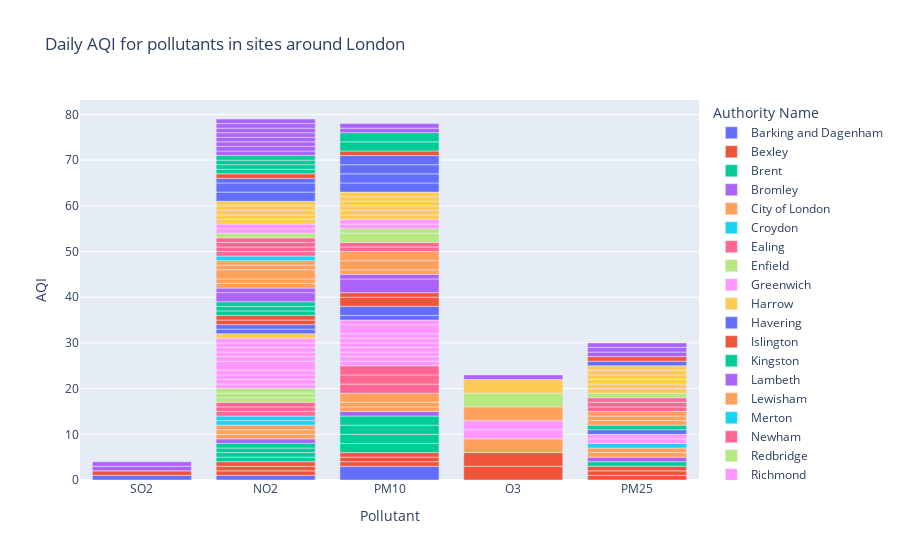

Write notebook code for a chart like this one.
### Code cell
import plotly as py 
import plotly.express as px 
import plotly.graph_objs as go

fig = px.bar(dailyaqi, x = "Pollutant", y = "AQI", color = "Authority Name", title = "Daily AQI for pollutants in sites around London")
fig.show()

### Figure 1 — Plotly figure (JSON) as saved in the notebook; plotly's stock layout.template omitted (floating-point values rounded to 4 significant figures)
{"data": [{"alignmentgroup": "True", "hovertemplate": "Authority Name=Barking and Dagenham<br>Pollutant=%{x}<br>AQI=%{y}<extra></extra>", "legendgroup": "Barking and Dagenham", "marker": {"color": "#636efa", "pattern": {"shape": ""}}, "name": "Barking and Dagenham", "offsetgroup": "Barking and Dagenham", "orientation": "v", "showlegend": true, "textposition": "auto", "type": "bar", "x": ["SO2", "NO2", "PM10"], "xaxis": "x", "y": [1, 1, 3], "yaxis": "y"}, {"alignmentgroup": "True", "hovertemplate": "Authority Name=Bexley<br>Pollutant=%{x}<br>AQI=%{y}<extra></extra>", "legendgroup": "Bexley", "marker": {"color": "#EF553B", "pattern": {"shape": ""}}, "name": "Bexley", "offsetgroup": "Bexley", "orientation": "v", "showlegend": true, "textposition": "auto", "type": "bar", "x": ["NO2", "O3", "PM10", "PM25", "PM10", "PM25", "NO2", "O3", "SO2", "NO2", "PM10", "PM25"], "xaxis": "x", "y": [1, 3, 1, 1, 1, 1, 1, 3, 1, 1, 1, 1], "yaxis": "y"}, {"alignmentgroup": "True", "hovertemplate": "Authority Name=Brent<br>Pollutant=%{x}<br>AQI=%{y}<extra></extra>", "legendgroup": "Brent", "marker": {"color": "#00cc96", "pattern": {"shape": ""}}, "name": "Brent", "offsetgroup": "Brent", "orientation": "v", "showlegend": true, "textposition": "auto", "type": "bar", "x": ["NO2", "PM10", "PM25", "NO2", "PM10", "NO2", "PM10", "NO2", "PM10"], "xaxis": "x", "y": [1, 2, 1, 1, 2, 1, 2, 1, 2], "yaxis": "y"}, {"alignmentgroup": "True", "hovertemplate": "Authority Name=Bromley<br>Pollutant=%{x}<br>AQI=%{y}<extra></extra>", "legendgroup": "Bromley", "marker": {"color": "#ab63fa", "pattern": {"shape": ""}}, "name": "Bromley", "offsetgroup": "Bromley", "orientation": "v", "showlegend": true, "textposition": "auto", "type": "bar", "x": ["NO2", "PM10", "PM25"], "xaxis": "x", "y": [1, 1, 1], "yaxis": "y"}, {"alignmentgroup": "True", "hovertemplate": "Authority Name=City of London<br>Pollutant=%{x}<br>AQI=%{y}<extra></extra>", "legendgroup": "City of London", "marker": {"color": "#FFA15A", "pattern": {"shape": ""}}, "name": "City of London", "offsetgroup": "City of London", "orientation": "v", "showlegend": true, "textposition": "auto", "type": "bar", "x": ["PM25", "NO2", "PM10", "PM25", "NO2", "PM10", "O3", "NO2", "PM10"], "xaxis": "x", "y": [1, 1, 1, 1, 1, 1, 3, 1, 2], "yaxis": "y"}, {"alignmentgroup": "True", "hovertemplate": "Authority Name=Croydon<br>Pollutant=%{x}<br>AQI=%{y}<extra></extra>", "legendgroup": "Croydon", "marker": {"color": "#19d3f3", "pattern": {"shape": ""}}, "name": "Croydon", "offsetgroup": "Croydon", "orientation": "v", "showlegend": true, "textposition": "auto", "type": "bar", "x": ["NO2", "NO2", "PM25"], "xaxis": "x", "y": [1, 1, 1], "yaxis": "y"}, {"alignmentgroup": "True", "hovertemplate": "Authority Name=Ealing<br>Pollutant=%{x}<br>AQI=%{y}<extra></extra>", "legendgroup": "Ealing", "marker": {"color": "#FF6692", "pattern": {"shape": ""}}, "name": "Ealing", "offsetgroup": "Ealing", "orientation": "v", "showlegend": true, "textposition": "auto", "type": "bar", "x": ["NO2", "PM10", "NO2", "NO2", "PM10", "PM10"], "xaxis": "x", "y": [1, 2, 1, 1, 2, 2], "yaxis": "y"}, {"alignmentgroup": "True", "hovertemplate": "Authority Name=Enfield<br>Pollutant=%{x}<br>AQI=%{y}<extra></extra>", "legendgroup": "Enfield", "marker": {"color": "#B6E880", "pattern": {"shape": ""}}, "name": "Enfield", "offsetgroup": "Enfield", "orientation": "v", "showlegend": true, "textposition": "auto", "type": "bar", "x": ["NO2", "NO2", "NO2"], "xaxis": "x", "y": [1, 1, 1], "yaxis": "y"}, {"alignmentgroup": "True", "hovertemplate": "Authority Name=Greenwich<br>Pollutant=%{x}<br>AQI=%{y}<extra></extra>", "legendgroup": "Greenwich", "marker": {"color": "#FF97FF", "pattern": {"shape": ""}}, "name": "Greenwich", "offsetgroup": "Greenwich", "orientation": "v", "showlegend": true, "textposition": "auto", "type": "bar", "x": ["PM25", "NO2", "O3", "PM10", "NO2", "PM10", "NO2", "O3", "PM10", "NO2", "PM10", "NO2", "PM10", "NO2", "PM10", "PM25", "NO2", "PM10", "NO2", "PM10", "NO2", "PM10", "NO2"], "xaxis": "x", "y": [1, 1, 2, 1, 1, 1, 1, 2, 1, 1, 1, 2, 1, 1, 1, 1, 1, 1, 1, 2, 1, 1, 1], "yaxis": "y"}, {"alignmentgroup": "True", "hovertemplate": "Authority Name=Harrow<br>Pollutant=%{x}<br>AQI=%{y}<extra></extra>", "legendgroup": "Harrow", "marker": {"color": "#FECB52", "pattern": {"shape": ""}}, "name": "Harrow", "offsetgroup": "Harrow", "orientation": "v", "showlegend": true, "textposition": "auto", "type": "bar", "x": ["NO2"], "xaxis": "x", "y": [1], "yaxis": "y"}, {"alignmentgroup": "True", "hovertemplate": "Authority Name=Havering<br>Pollutant=%{x}<br>AQI=%{y}<extra></extra>", "legendgroup": "Havering", "marker": {"color": "#636efa", "pattern": {"shape": ""}}, "name": "Havering", "offsetgroup": "Havering", "orientation": "v", "showlegend": true, "textposition": "auto", "type": "bar", "x": ["NO2", "PM10", "PM25", "NO2", "PM10"], "xaxis": "x", "y": [1, 1, 1, 1, 2], "yaxis": "y"}, {"alignmentgroup": "True", "hovertemplate": "Authority Name=Islington<br>Pollutant=%{x}<br>AQI=%{y}<extra></extra>", "legendgroup": "Islington", "marker": {"color": "#EF553B", "pattern": {"shape": ""}}, "name": "Islington", "offsetgroup": "Islington", "orientation": "v", "showlegend": true, "textposition": "auto", "type": "bar", "x": ["NO2", "PM10", "NO2", "PM10"], "xaxis": "x", "y": [1, 2, 1, 1], "yaxis": "y"}, {"alignmentgroup": "True", "hovertemplate": "Authority Name=Kingston<br>Pollutant=%{x}<br>AQI=%{y}<extra></extra>", "legendgroup": "Kingston", "marker": {"color": "#00cc96", "pattern": {"shape": ""}}, "name": "Kingston", "offsetgroup": "Kingston", "orientation": "v", "showlegend": true, "textposition": "auto", "type": "bar", "x": ["NO2", "PM25", "NO2", "NO2"], "xaxis": "x", "y": [1, 1, 1, 1], "yaxis": "y"}, {"alignmentgroup": "True", "hovertemplate": "Authority Name=Lambeth<br>Pollutant=%{x}<br>AQI=%{y}<extra></extra>", "legendgroup": "Lambeth", "marker": {"color": "#ab63fa", "pattern": {"shape": ""}}, "name": "Lambeth", "offsetgroup": "Lambeth", "orientation": "v", "showlegend": true, "textposition": "auto", "type": "bar", "x": ["NO2", "NO2", "PM10", "SO2", "PM10"], "xaxis": "x", "y": [2, 1, 3, 1, 1], "yaxis": "y"}, {"alignmentgroup": "True", "hovertemplate": "Authority Name=Lewisham<br>Pollutant=%{x}<br>AQI=%{y}<extra></extra>", "legendgroup": "Lewisham", "marker": {"color": "#FFA15A", "pattern": {"shape": ""}}, "name": "Lewisham", "offsetgroup": "Lewisham", "orientation": "v", "showlegend": true, "textposition": "auto", "type": "bar", "x": ["NO2", "O3", "PM10", "PM25", "NO2", "PM10", "PM25", "NO2", "PM10", "NO2", "PM25", "NO2"], "xaxis": "x", "y": [1, 3, 1, 1, 1, 2, 1, 2, 2, 1, 1, 1], "yaxis": "y"}, {"alignmentgroup": "True", "hovertemplate": "Authority Name=Merton<br>Pollutant=%{x}<br>AQI=%{y}<extra></extra>", "legendgroup": "Merton", "marker": {"color": "#19d3f3", "pattern": {"shape": ""}}, "name": "Merton", "offsetgroup": "Merton", "orientation": "v", "showlegend": true, "textposition": "auto", "type": "bar", "x": ["NO2"], "xaxis": "x", "y": [1], "yaxis": "y"}, {"alignmentgroup": "True", "hovertemplate": "Authority Name=Newham<br>Pollutant=%{x}<br>AQI=%{y}<extra></extra>", "legendgroup": "Newham", "marker": {"color": "#FF6692", "pattern": {"shape": ""}}, "name": "Newham", "offsetgroup": "Newham", "orientation": "v", "showlegend": true, "textposition": "auto", "type": "bar", "x": ["NO2", "PM10", "PM25", "NO2", "PM10", "PM25", "NO2", "NO2", "PM25"], "xaxis": "x", "y": [1, 1, 1, 1, 1, 1, 1, 1, 1], "yaxis": "y"}, {"alignmentgroup": "True", "hovertemplate": "Authority Name=Redbridge<br>Pollutant=%{x}<br>AQI=%{y}<extra></extra>", "legendgroup": "Redbridge", "marker": {"color": "#B6E880", "pattern": {"shape": ""}}, "name": "Redbridge", "offsetgroup": "Redbridge", "orientation": "v", "showlegend": true, "textposition": "auto", "type": "bar", "x": ["NO2", "PM10", "O3", "PM10", "PM25"], "xaxis": "x", "y": [1, 2, 3, 1, 1], "yaxis": "y"}, {"alignmentgroup": "True", "hovertemplate": "Authority Name=Richmond<br>Pollutant=%{x}<br>AQI=%{y}<extra></extra>", "legendgroup": "Richmond", "marker": {"color": "#FF97FF", "pattern": {"shape": ""}}, "name": "Richmond", "offsetgroup": "Richmond", "orientation": "v", "showlegend": true, "textposition": "auto", "type": "bar", "x": ["NO2", "PM10", "NO2", "PM10"], "xaxis": "x", "y": [1, 1, 1, 1], "yaxis": "y"}, {"alignmentgroup": "True", "hovertemplate": "Authority Name=Southwark<br>Pollutant=%{x}<br>AQI=%{y}<extra></extra>", "legendgroup": "Southwark", "marker": {"color": "#FECB52", "pattern": {"shape": ""}}, "name": "Southwark", "offsetgroup": "Southwark", "orientation": "v", "showlegend": true, "textposition": "auto", "type": "bar", "x": ["NO2", "O3", "PM10", "PM25", "NO2", "PM10", "PM25", "PM10", "PM25", "NO2", "PM10", "PM25", "NO2", "PM10", "PM25", "NO2", "PM10", "PM25"], "xaxis": "x", "y": [1, 3, 1, 1, 1, 1, 1, 1, 1, 1, 1, 1, 1, 1, 1, 1, 1, 1], "yaxis": "y"}, {"alignmentgroup": "True", "hovertemplate": "Authority Name=Sutton<br>Pollutant=%{x}<br>AQI=%{y}<extra></extra>", "legendgroup": "Sutton", "marker": {"color": "#636efa", "pattern": {"shape": ""}}, "name": "Sutton", "offsetgroup": "Sutton", "orientation": "v", "showlegend": true, "textposition": "auto", "type": "bar", "x": ["NO2", "PM10", "PM10", "PM25", "NO2", "PM10", "NO2", "PM10"], "xaxis": "x", "y": [2, 2, 2, 1, 2, 2, 1, 2], "yaxis": "y"}, {"alignmentgroup": "True", "hovertemplate": "Authority Name=Tower Hamlets<br>Pollutant=%{x}<br>AQI=%{y}<extra></extra>", "legendgroup": "Tower Hamlets", "marker": {"color": "#EF553B", "pattern": {"shape": ""}}, "name": "Tower Hamlets", "offsetgroup": "Tower Hamlets", "orientation": "v", "showlegend": true, "textposition": "auto", "type": "bar", "x": ["NO2", "PM10", "PM25"], "xaxis": "x", "y": [1, 1, 1], "yaxis": "y"}, {"alignmentgroup": "True", "hovertemplate": "Authority Name=Wandsworth<br>Pollutant=%{x}<br>AQI=%{y}<extra></extra>", "legendgroup": "Wandsworth", "marker": {"color": "#00cc96", "pattern": {"shape": ""}}, "name": "Wandsworth", "offsetgroup": "Wandsworth", "orientation": "v", "showlegend": true, "textposition": "auto", "type": "bar", "x": ["NO2", "NO2", "PM10", "NO2", "NO2", "PM10"], "xaxis": "x", "y": [1, 1, 2, 1, 1, 2], "yaxis": "y"}, {"alignmentgroup": "True", "hovertemplate": "Authority Name=Westminster<br>Pollutant=%{x}<br>AQI=%{y}<extra></extra>", "legendgroup": "Westminster", "marker": {"color": "#ab63fa", "pattern": {"shape": ""}}, "name": "Westminster", "offsetgroup": "Westminster", "orientation": "v", "showlegend": true, "textposition": "auto", "type": "bar", "x": ["NO2", "PM10", "PM25", "NO2", "PM10", "PM25", "NO2", "NO2", "NO2", "O3", "SO2", "NO2", "NO2", "NO2", "PM25"], "xaxis": "x", "y": [1, 1, 1, 1, 1, 1, 1, 1, 1, 1, 1, 1, 1, 1, 1], "yaxis": "y"}], "layout": {"barmode": "relative", "legend": {"title": {"text": "Authority Name"}, "tracegroupgap": 0}, "title": {"text": "Daily AQI for pollutants in sites around London"}, "xaxis": {"anchor": "y", "domain": [0, 1], "title": {"text": "Pollutant"}}, "yaxis": {"anchor": "x", "domain": [0, 1], "title": {"text": "AQI"}}}}
